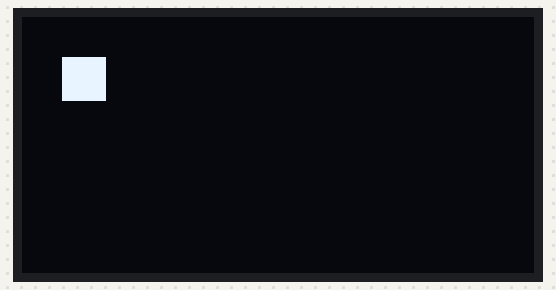
The program below on a simulated Raspberry Pi (BCM pin numbers). Shown: 128×64 one-colour display.

Above: at 0.16 s.
At 5.1 s:
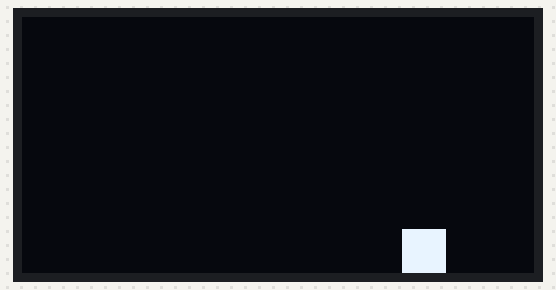
At 10.04 s:
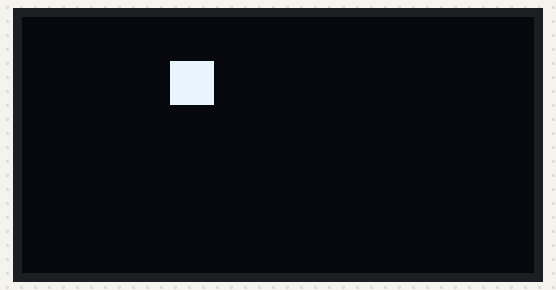
At 19.91 s:
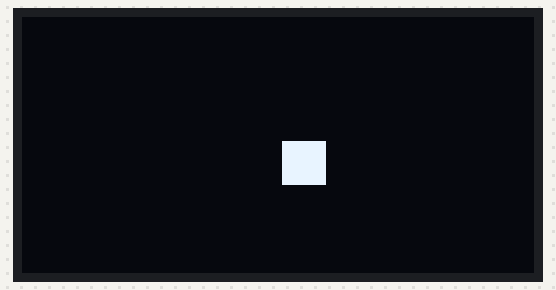
At 29.79 s:
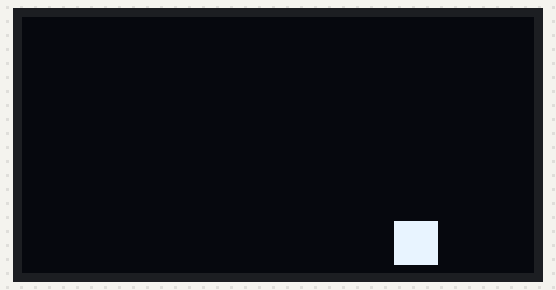
At 39.67 s:
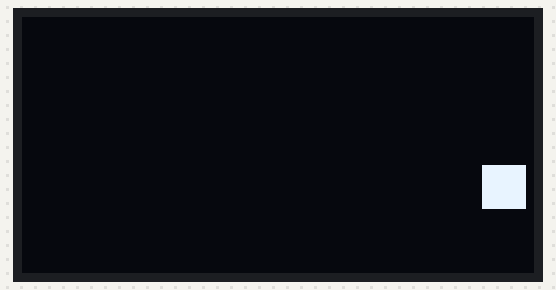

The program:

OLED_SSD1309.py
```python
from luma.core.interface.serial import spi
from luma.core.render import canvas
from luma.oled.device import ssd1309
import time

# SPI?????
serial = spi(port=0, device=0, gpio_DC=25, gpio_RST=27, gpio_CS=8)

# SSD1309 OLED?????????
device = ssd1309(serial)

# ?????
width = device.width
height = device.height

# ??????????????
x, y = 10, 10
vx, vy = 1, 1

# ???????????
try:
    while True:
        # ??????
        with canvas(device) as draw:
            # ?????????
            draw.rectangle((x, y, x + 10, y + 10), outline="white", fill="white")

        # ????????????
        x += vx
        y += vy

        # ?????????
        if x <= 0 or x >= width - 10:
            vx = -vx
        if y <= 0 or y >= height - 10:
            vy = -vy

        # ????
        time.sleep(0.01)

except KeyboardInterrupt:
    pass
```
